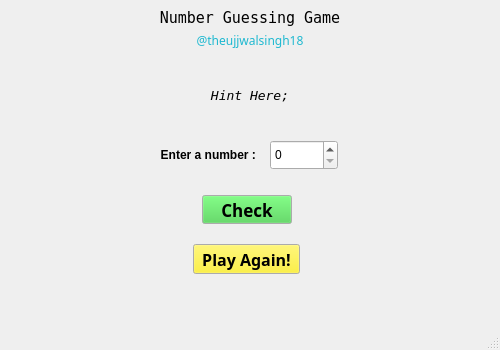
<?xml version="1.0" encoding="UTF-8"?>
<ui version="4.0">
 <class>MainWindow</class>
 <widget class="QMainWindow" name="MainWindow">
  <property name="geometry">
   <rect>
    <x>0</x>
    <y>0</y>
    <width>500</width>
    <height>350</height>
   </rect>
  </property>
  <property name="windowTitle">
   <string>MainWindow</string>
  </property>
  <widget class="QWidget" name="centralwidget">
   <widget class="QLabel" name="nameofgame">
    <property name="geometry">
     <rect>
      <x>0</x>
      <y>5</y>
      <width>500</width>
      <height>25</height>
     </rect>
    </property>
    <property name="font">
     <font>
      <family>Terminal</family>
      <pointsize>11</pointsize>
      <italic>false</italic>
      <bold>false</bold>
      <underline>false</underline>
      <strikeout>false</strikeout>
      <stylestrategy>PreferDefault</stylestrategy>
     </font>
    </property>
    <property name="cursor">
     <cursorShape>WhatsThisCursor</cursorShape>
    </property>
    <property name="text">
     <string>Number Guessing Game</string>
    </property>
    <property name="alignment">
     <set>Qt::AlignCenter</set>
    </property>
   </widget>
   <widget class="QLabel" name="myname">
    <property name="geometry">
     <rect>
      <x>0</x>
      <y>30</y>
      <width>500</width>
      <height>20</height>
     </rect>
    </property>
    <property name="palette">
     <palette>
      <active>
       <colorrole role="WindowText">
        <brush brushstyle="SolidPattern">
         <color alpha="255">
          <red>29</red>
          <green>184</green>
          <blue>208</blue>
         </color>
        </brush>
       </colorrole>
      </active>
      <inactive>
       <colorrole role="WindowText">
        <brush brushstyle="SolidPattern">
         <color alpha="255">
          <red>29</red>
          <green>184</green>
          <blue>208</blue>
         </color>
        </brush>
       </colorrole>
      </inactive>
      <disabled/>
     </palette>
    </property>
    <property name="font">
     <font>
      <family>Yu Gothic UI Semibold</family>
     </font>
    </property>
    <property name="cursor">
     <cursorShape>ForbiddenCursor</cursorShape>
    </property>
    <property name="text">
     <string>@theujjwalsingh18</string>
    </property>
    <property name="alignment">
     <set>Qt::AlignCenter</set>
    </property>
   </widget>
   <widget class="QLabel" name="hintarea">
    <property name="geometry">
     <rect>
      <x>0</x>
      <y>50</y>
      <width>500</width>
      <height>90</height>
     </rect>
    </property>
    <property name="font">
     <font>
      <family>Fixedsys</family>
      <pointsize>10</pointsize>
      <italic>true</italic>
     </font>
    </property>
    <property name="cursor">
     <cursorShape>WaitCursor</cursorShape>
    </property>
    <property name="text">
     <string>Hint Here;</string>
    </property>
    <property name="alignment">
     <set>Qt::AlignCenter</set>
    </property>
   </widget>
   <widget class="QSpinBox" name="inputbox">
    <property name="geometry">
     <rect>
      <x>270</x>
      <y>140</y>
      <width>68</width>
      <height>30</height>
     </rect>
    </property>
    <property name="font">
     <font>
      <strikeout>false</strikeout>
      <fontweight>ExtraBold</fontweight>
     </font>
    </property>
    <property name="cursor">
     <cursorShape>ArrowCursor</cursorShape>
    </property>
    <property name="maximum">
     <number>10</number>
    </property>
   </widget>
   <widget class="QLabel" name="inputarea">
    <property name="geometry">
     <rect>
      <x>147</x>
      <y>140</y>
      <width>126</width>
      <height>30</height>
     </rect>
    </property>
    <property name="font">
     <font>
      <family>Tahoma</family>
      <bold>true</bold>
     </font>
    </property>
    <property name="text">
     <string>Enter a number : </string>
    </property>
    <property name="alignment">
     <set>Qt::AlignCenter</set>
    </property>
   </widget>
   <widget class="QPushButton" name="checkbtn">
    <property name="geometry">
     <rect>
      <x>202</x>
      <y>195</y>
      <width>90</width>
      <height>29</height>
     </rect>
    </property>
    <property name="palette">
     <palette>
      <active>
       <colorrole role="WindowText">
        <brush brushstyle="SolidPattern">
         <color alpha="255">
          <red>255</red>
          <green>0</green>
          <blue>0</blue>
         </color>
        </brush>
       </colorrole>
       <colorrole role="Button">
        <brush brushstyle="SolidPattern">
         <color alpha="255">
          <red>65</red>
          <green>207</green>
          <blue>70</blue>
         </color>
        </brush>
       </colorrole>
      </active>
      <inactive>
       <colorrole role="WindowText">
        <brush brushstyle="SolidPattern">
         <color alpha="255">
          <red>255</red>
          <green>0</green>
          <blue>0</blue>
         </color>
        </brush>
       </colorrole>
       <colorrole role="Button">
        <brush brushstyle="SolidPattern">
         <color alpha="255">
          <red>65</red>
          <green>207</green>
          <blue>70</blue>
         </color>
        </brush>
       </colorrole>
      </inactive>
      <disabled>
       <colorrole role="Button">
        <brush brushstyle="SolidPattern">
         <color alpha="255">
          <red>65</red>
          <green>207</green>
          <blue>70</blue>
         </color>
        </brush>
       </colorrole>
      </disabled>
     </palette>
    </property>
    <property name="font">
     <font>
      <family>Bahnschrift Light SemiCondensed</family>
      <pointsize>13</pointsize>
      <bold>true</bold>
     </font>
    </property>
    <property name="cursor">
     <cursorShape>PointingHandCursor</cursorShape>
    </property>
    <property name="text">
     <string>Check</string>
    </property>
   </widget>
   <widget class="QPushButton" name="restbtn">
    <property name="geometry">
     <rect>
      <x>193</x>
      <y>244</y>
      <width>107</width>
      <height>30</height>
     </rect>
    </property>
    <property name="palette">
     <palette>
      <active>
       <colorrole role="WindowText">
        <brush brushstyle="SolidPattern">
         <color alpha="255">
          <red>255</red>
          <green>255</green>
          <blue>255</blue>
         </color>
        </brush>
       </colorrole>
       <colorrole role="Button">
        <brush brushstyle="SolidPattern">
         <color alpha="255">
          <red>255</red>
          <green>239</green>
          <blue>14</blue>
         </color>
        </brush>
       </colorrole>
       <colorrole role="Light">
        <brush brushstyle="SolidPattern">
         <color alpha="255">
          <red>0</red>
          <green>0</green>
          <blue>0</blue>
         </color>
        </brush>
       </colorrole>
      </active>
      <inactive>
       <colorrole role="WindowText">
        <brush brushstyle="SolidPattern">
         <color alpha="255">
          <red>255</red>
          <green>255</green>
          <blue>255</blue>
         </color>
        </brush>
       </colorrole>
       <colorrole role="Button">
        <brush brushstyle="SolidPattern">
         <color alpha="255">
          <red>255</red>
          <green>239</green>
          <blue>14</blue>
         </color>
        </brush>
       </colorrole>
       <colorrole role="Light">
        <brush brushstyle="SolidPattern">
         <color alpha="255">
          <red>0</red>
          <green>0</green>
          <blue>0</blue>
         </color>
        </brush>
       </colorrole>
      </inactive>
      <disabled>
       <colorrole role="Button">
        <brush brushstyle="SolidPattern">
         <color alpha="255">
          <red>255</red>
          <green>239</green>
          <blue>14</blue>
         </color>
        </brush>
       </colorrole>
       <colorrole role="Light">
        <brush brushstyle="SolidPattern">
         <color alpha="255">
          <red>0</red>
          <green>0</green>
          <blue>0</blue>
         </color>
        </brush>
       </colorrole>
      </disabled>
     </palette>
    </property>
    <property name="font">
     <font>
      <family>Pristina</family>
      <pointsize>12</pointsize>
      <bold>true</bold>
     </font>
    </property>
    <property name="cursor">
     <cursorShape>OpenHandCursor</cursorShape>
    </property>
    <property name="text">
     <string>Play Again!</string>
    </property>
   </widget>
  </widget>
  <widget class="QMenuBar" name="menubar">
   <property name="geometry">
    <rect>
     <x>0</x>
     <y>0</y>
     <width>500</width>
     <height>25</height>
    </rect>
   </property>
  </widget>
  <widget class="QStatusBar" name="statusbar"/>
 </widget>
 <resources/>
 <connections/>
</ui>
